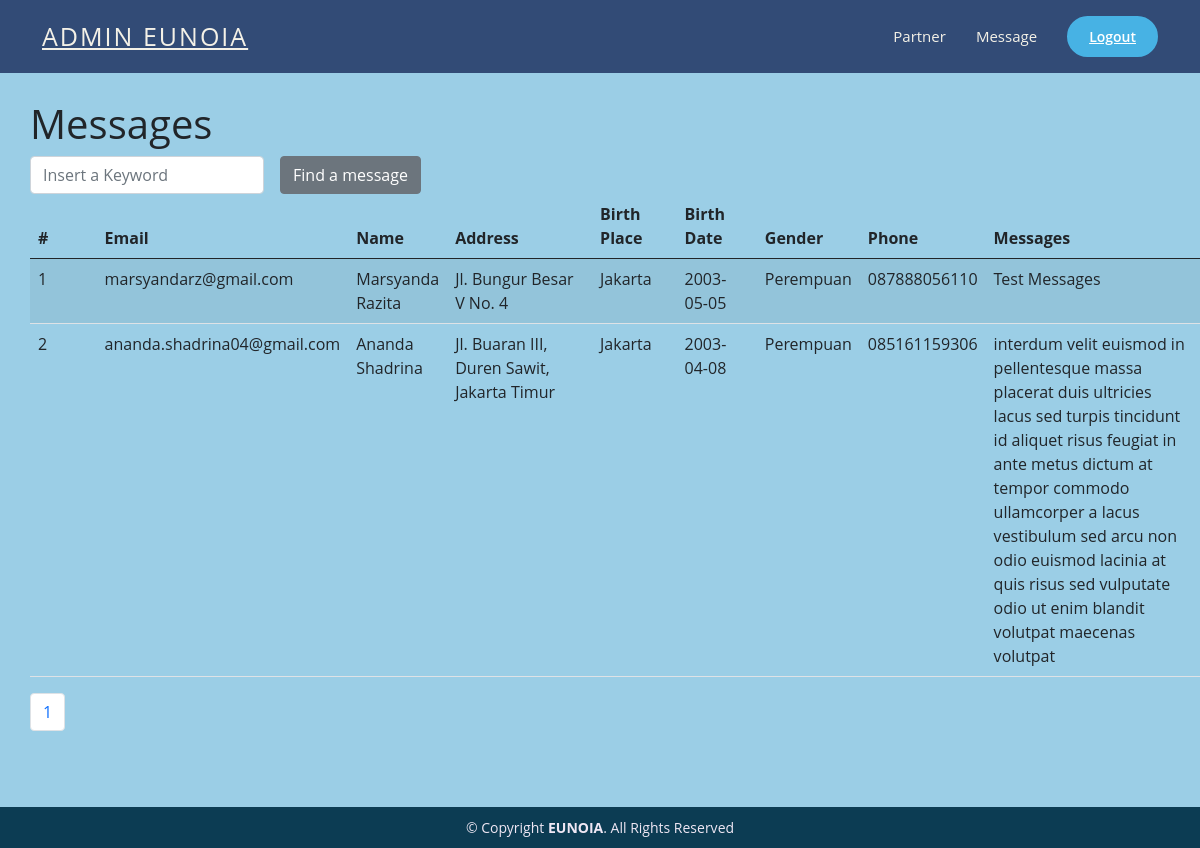
/admin/message.php (signed in), run on the app's committed database.
### tables this page shows
CREATE TABLE `message` (
  `id` int(10) NOT NULL,
  `nama_lengkap` varchar(50) NOT NULL,
  `email` varchar(50) NOT NULL,
  `alamat` varchar(200) NOT NULL,
  `tempat_lahir` varchar(30) NOT NULL,
  `tanggal_lahir` date NOT NULL,
  `jk` varchar(10) NOT NULL,
  `no_telepon` varchar(20) NOT NULL,
  `details` varchar(300) NOT NULL
);

### inc/inc_fungsi.php (called while the page is built, shortened)
<?php
function url_dasar()
{
    $url_dasar  = "http://" . $_SERVER['SERVER_NAME'] . dirname($_SERVER['SCRIPT_NAME']);
    return $url_dasar;
}

### admin/message.php (the view, shortened to what this page needs)
<?php include("inc_header.php") ?>
<section class="adminhome">
    <?php
    $katakunci = (isset($_GET['katakunci'])) ? $_GET['katakunci'] : "";
    ?>
    <h1>Messages</h1>
    <form class="row g-3" method="get">
        <div class="col-auto">
            <input type="text" class="form-control" placeholder="Insert a Keyword" name="katakunci" value="<?php echo $katakunci ?>" />
        </div>
        <div class="col-auto">
            <input type="submit" name="cari" value="Find a message" class="btn btn-secondary" />
        </div>
    </form>
    <table class="table table-striped">
        <thead>
            <tr>
                <th class="col-sm-1">#</th>
                <th class="col-sm-1">Email</th>
                <th class="col-sm-1">Name</th>
                <th class="col-sm-2">Address</th>
                <th class="col-sm-1">Birth Place</th>
                <th class="col-sm-1">Birth Date</th>
                <th class="col-sm-1">Gender</th>
                <th class="col-sm-1">Phone</th>
                <th class="col-sm-3">Messages</th>
            </tr>
        </thead>
        <tbody>
            <?php
            $sqltambahan = "";
            $per_halaman = 5;
            $sql1   = "select * from message $sqltambahan";
            $page   = isset($_GET['page']) ? (int)$_GET['page'] : 1;
            $mulai  = ($page > 1) ? ($page * $per_halaman) - $per_halaman : 0;
            $q1     = mysqli_query($koneksi, $sql1);
            $total  = mysqli_num_rows($q1);
            $pages  = ceil($total / $per_halaman);
            $nomor  = $mulai + 1;
            $sql1   = $sql1 . " order by id desc limit $mulai,$per_halaman";
            $q1     = mysqli_query($koneksi, $sql1);
            while ($r1 = mysqli_fetch_array($q1)) {
            ?>
                <tr>
                    <td><?php echo $nomor++ ?></td>
                    <td><?php echo $r1['email'] ?></td>
                    <td><?php echo $r1['nama_lengkap'] ?></td>
                    <td><?php echo $r1['alamat'] ?></td>
                    <td><?php echo $r1['tempat_lahir'] ?></td>
                    <td><?php echo $r1['tanggal_lahir'] ?></td>
                    <td><?php echo $r1['jk'] ?></td>
                    <td><?php echo $r1['no_telepon'] ?></td>
                    <td><?php echo $r1['details'] ?></td>
                </tr>
            <?php
            }
            ?>
        </tbody>
    </table>
    <nav aria-label="Page navigation example">
        <ul class="pagination">
            <?php
            $cari = isset($_GET['cari']) ? $_GET['cari'] : "";
            for ($i = 1; $i <= $pages; $i++) {
            ?>
                <li class="page-item">
                    <a class="page-link" href="message.php ?katakunci=<?php echo $katakunci ?>&cari=<?php echo $cari ?>&page=<?php echo $i ?>"><?php echo $i ?></a>
                </li>
            <?php
            }
            ?>
        </ul>
    </nav>
</section>
<?php include("inc_footer.php") ?>

### admin/inc_header.php (shortened to what this page needs)
<?php
include("../inc/inc_fungsi.php");
?>
<!DOCTYPE html>
<html lang="en">
<head>
    <link href="https://cdn.jsdelivr.net/npm/bootstrap@5.0.0-beta3/dist/css/bootstrap.min.css" rel="stylesheet">
    <link href="https://cdn.jsdelivr.net/npm/summernote@0.8.18/dist/summernote.min.css" rel="stylesheet">
    <link rel="stylesheet" href="https://pro.fontawesome.com/releases/v5.10.0/css/all.css" />
    <link rel="stylesheet" href="<?php echo url_dasar() ?>/css/style.css">
    <link rel="stylesheet" href="../css/style.css">
</head>
<body>
    <header id="header" class="fixed-top ">
        <div class="container d-flex align-items-center">
            <h1 class="logo me-auto"><a href="index.php">Admin EUNOIA</a></h1>
            <nav id="navbar" class="navbar">
                <ul>
                    <li><a class="nav-link scrollto" href="partners.php">Partner</a></li>
                    <li><a class="nav-link scrollto" href="message.php">Message</a></li>
                    <li><a class="contact-us scrollto" href="logout.php">Logout</a></li>
                </ul>
            </nav>
        </div>
    </header>
    <main>

### admin/inc_footer.php (shortened to what this page needs)
</main>
<section id="footer" class="footer-admin">
    <footer>
        <div class="container footer-bottom clearfix">
            <div class="copyright">
                <p>&copy; Copyright <strong><span>EUNOIA</span></strong>. All Rights Reserved</p>
            </div>
        </div>
    </footer>
</section>
</body>
</html>

### css/style.css (style rules this page uses)
section { margin-top: 0; padding: 60px 0; overflow: hidden; }
* { text-decoration: none; margin: 0px; padding: 0px; }
body { margin: 0px; padding: 0px; font-family: "Open Sans", sans-serif; background-image: url(""); }
#header { transition: all 0.5s; z-index: 997; padding: 15px 0; background-color: #0b194cb8; }
#header .logo { font-size: 25px; margin: 0; padding: 0; line-height: 1; font-weight: 450; letter-spacing: 2px; text-transform: uppercase; }
#header .logo a { color: #f4f1e7; }
.navbar { padding: 0; }
.navbar ul { margin: 0; padding: 0; display: flex; list-style: none; align-items: center; }
.navbar li { position: relative; }
.navbar a, .navbar a:focus { display: flex; align-items: center; justify-content: space-between; padding: 10px 0 10px 30px; font-size: 15px; font-weight: 500; color: #f4f1e7; white-space: nowrap; transition: 0.3s; }
.navbar .contact-us, .navbar .contact-us:focus { padding: 8px 20px; margin-left: 30px; border-radius: 50px; color: rgb(255, 255, 255); font-size: 14px; border: 2px solid #47b2e4; font-weight: 600; background-color: #47b2e4; }
#footer { font-size: 14px; }
#footer .footer-bottom { color: #efe7f4; background: #0c3c53; margin: 0; padding: 10px; min-width: 100%; }
#footer .copyright p { text-align: center; margin-bottom: 0; }
.adminhome { padding-top: 100px; padding-left: 30px; background-color: #9bcee6; }
.footer-admin { padding: 0; }

### data on the page
message: email "marsyandarz@gmail.com", nama_lengkap "Marsyanda Razita", alamat "Jl. Bungur Besar V No. 4", tempat_lahir "Jakarta", tanggal_lahir "2003-05-05", jk "Perempuan", no_telepon "087888056110", details "Test Messages"
message: email "ananda.shadrina04@gmail.com", nama_lengkap "Ananda Shadrina", alamat "Jl. Buaran III, Duren Sawit, Jakarta Timur", tempat_lahir "Jakarta", tanggal_lahir "2003-04-08", jk "Perempuan", no_telepon "085161159306", details "interdum velit euismod in pellentesque massa placerat duis ultricies lacus sed turpis tincidunt id aliquet risus feugiat in ante metus dictum at tempor commodo ullamcorper a lacus vestibulum sed arcu non odio euismod lacinia at quis risus sed vulputate odio ut enim blandit volutpat maecenas volutpat"
